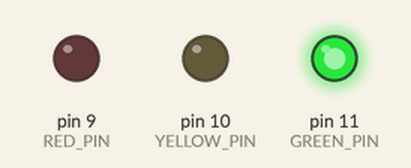
A sketch run on a simulated Arduino Uno, built with avr-gcc and run on an emulated ATmega328P. On the bench: output pins drawn as LEDs (lit = HIGH). What the sketch prints to the serial monitor is not drawn.

Above: at 2.0 s.
At 4.5 s:
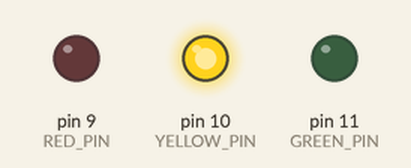
At 6.0 s:
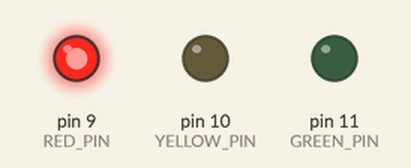
At 7.85 s:
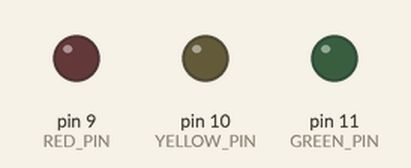
Timing chart, 0 to 10.4 s (numbered marks = the images above):
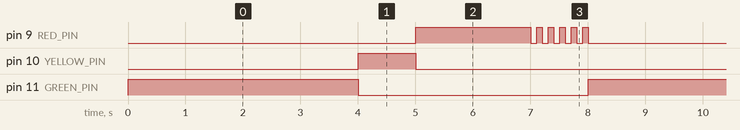

Measured:
- by itself, pin 9 (RED_PIN): repeats every 8.0 s: 5 × (LOW 0.10 s, HIGH 0.10 s), LOW 5.0 s, HIGH 2.0 s
- by itself, pin 10 (YELLOW_PIN): alternates HIGH for 1.0 s and LOW for 7.0 s
- by itself, pin 11 (GREEN_PIN): alternates HIGH for 4.0 s and LOW for 4.0 s

The sketch:

traffic.ino
```cpp
// Arduino Uno 신호등 제어 프로그램
// 핀 설정: 빨강(R) = 9번, 노랑(Y) = 10번, 초록(G) = 11번
// 동작: 초록(4초) -> 노랑(1초) -> 빨강(3초) 반복 (한 번에 한 색만 점등)

const int RED_PIN = 9;     // 빨간색(R) LED 핀
const int YELLOW_PIN = 10; // 노란색(Y) LED 핀
const int GREEN_PIN = 11;  // 초록색(G) LED 핀

void setup() {
  // 시리얼 통신 시작 (9600 baud rate)
  Serial.begin(9600);

  // 각 LED 핀을 출력(OUTPUT)으로 설정
  pinMode(RED_PIN, OUTPUT);
  pinMode(YELLOW_PIN, OUTPUT);
  pinMode(GREEN_PIN, OUTPUT);

  // 시작 시 모든 LED 끄기
  digitalWrite(RED_PIN, LOW);
  digitalWrite(YELLOW_PIN, LOW);
  digitalWrite(GREEN_PIN, LOW);

  Serial.println("Arduino Uno 신호등 제어를 시작합니다.");
}

void loop() {
  // 1. 초록불 4초 (초록 ON, 나머지 OFF)
  Serial.println("초록불 ON (4초)");
  digitalWrite(GREEN_PIN, HIGH);
  digitalWrite(YELLOW_PIN, LOW);
  digitalWrite(RED_PIN, LOW);
  delay(4000);

  // 2. 노랑불 1초 (노랑 ON, 나머지 OFF)
  Serial.println("노랑불 ON (1초)");
  digitalWrite(GREEN_PIN, LOW);
  digitalWrite(YELLOW_PIN, HIGH);
  digitalWrite(RED_PIN, LOW);
  delay(1000);

  // 3. 빨강불 3초 (2초 켜짐 유지 + 마지막 1초 빠르게 깜빡임)
  Serial.println("빨강불 ON (2초)");
  digitalWrite(GREEN_PIN, LOW);
  digitalWrite(YELLOW_PIN, LOW);
  digitalWrite(RED_PIN, HIGH);
  delay(2000);

  Serial.println("빨강불 깜빡임 (마지막 1초)");
  for (int i = 0; i < 5; i++) {
    digitalWrite(RED_PIN, LOW);
    delay(100);
    digitalWrite(RED_PIN, HIGH);
    delay(100);
  }
  digitalWrite(RED_PIN, LOW);
}
```
